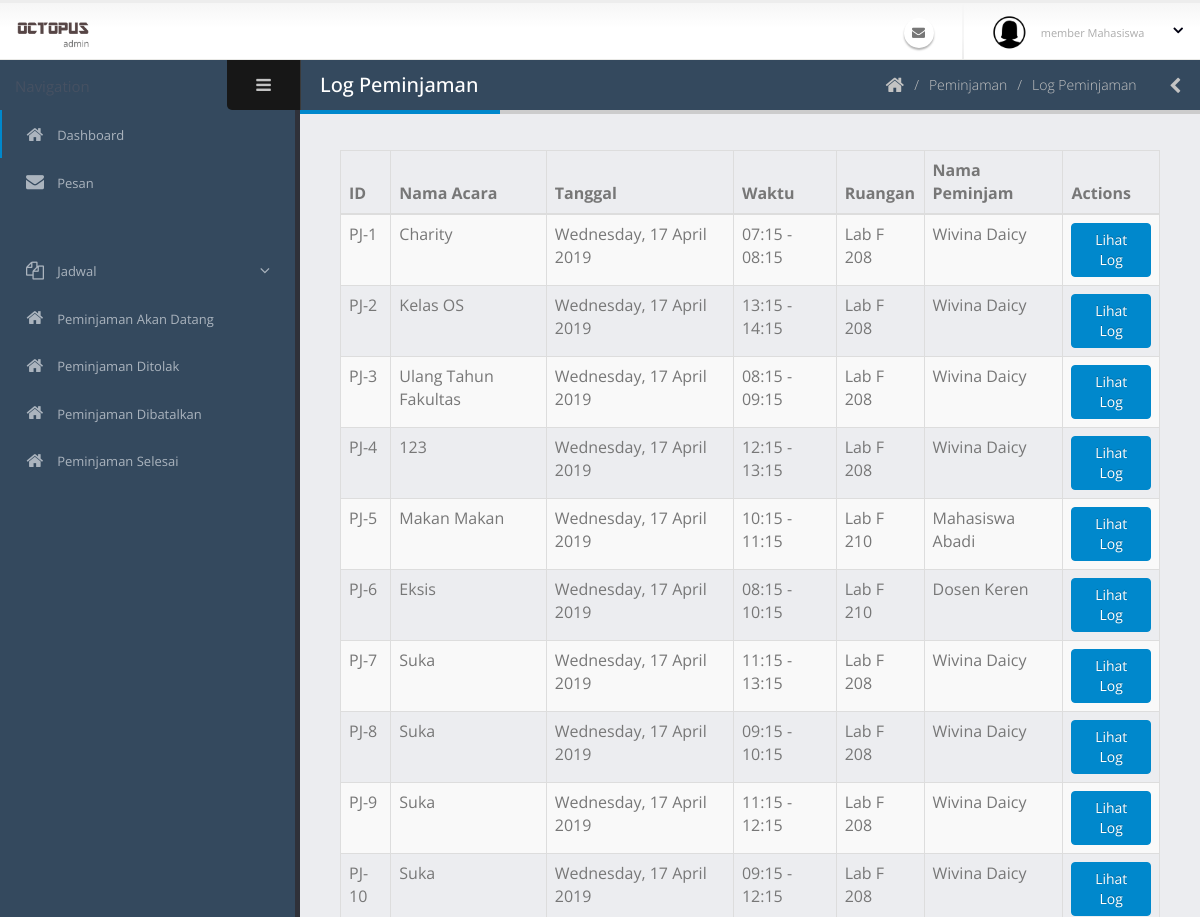
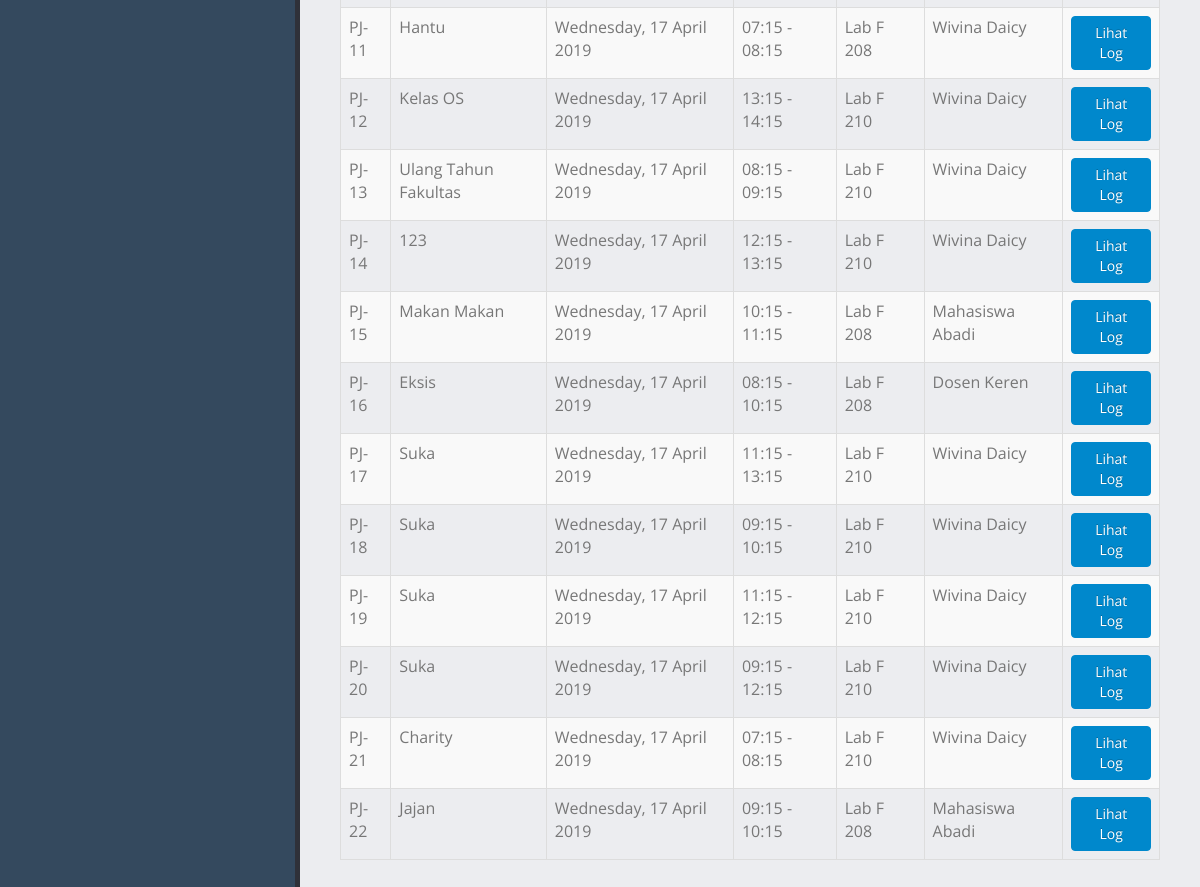
Before: /admin/logPeminjaman.php with the older database file (2 pictures, top to bottom).
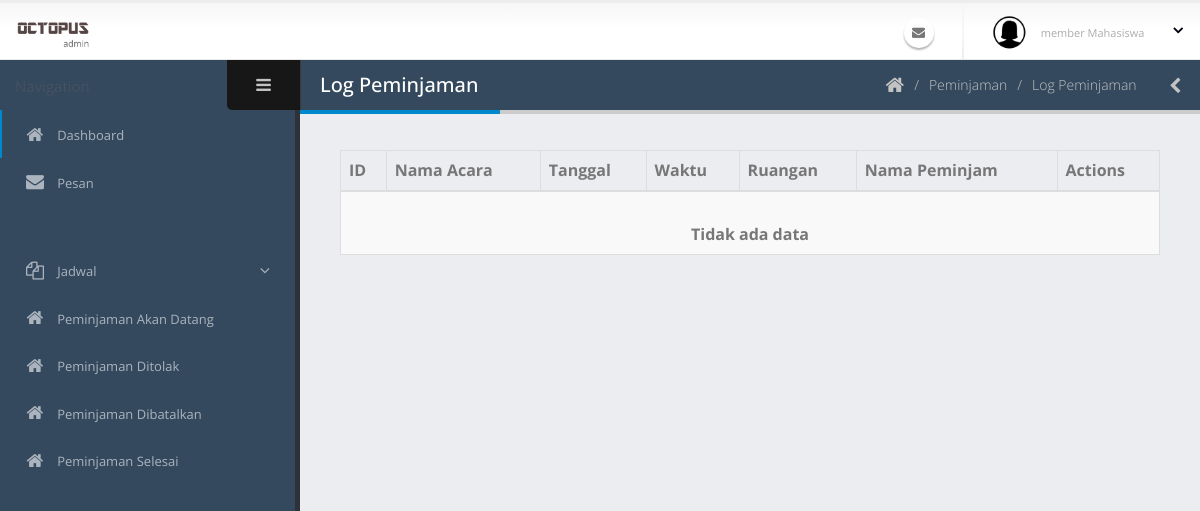
After: the same page with the newer database file.
### tables this page shows
CREATE TABLE `peminjaman` (
  `id_peminjaman` varchar(40) NOT NULL COMMENT 'PJ-0',
  `tanggal_peminjaman` date NOT NULL,
  `id_ruangan` varchar(40) NOT NULL,
  `waktu_mulai` time NOT NULL,
  `waktu_selesai` time NOT NULL,
  `id_pengguna` varchar(40) NOT NULL,
  `acara` varchar(70) NOT NULL,
  `jumlah_peserta` int(11) NOT NULL,
  `id_kategoriAcara` int(11) NOT NULL,
  `deskripsi_acara` text NOT NULL,
  `status_peminjaman` int(11) NOT NULL COMMENT '0:TUNGGU APPROVE, 1:APPROVED, 2:SEDANG DIPINJAM, 3:SELESAI, 4:TIDAK APPROVE 5:DIBATALKAN 6:TIMEOUT',
  `user_add` varchar(40) NOT NULL,
  `waktu_add` datetime NOT NULL,
  `user_edit` varchar(40) NOT NULL,
  `waktu_edit` datetime NOT NULL,
  `user_delete` varchar(40) NOT NULL,
  `waktu_delete` datetime NOT NULL,
  `status_delete` int(11) NOT NULL
);

CREATE TABLE `ruangan` (
  `id_ruangan` varchar(40) NOT NULL COMMENT 'R-0',
  `nama_ruangan` varchar(60) NOT NULL,
  `jenis_ruangan` int(11) NOT NULL COMMENT '1:LABORATORIUM, 2: MEETING ROOM',
  `gedung_lantai` varchar(20) NOT NULL,
  `kapasitas` int(11) NOT NULL,
  `deskripsi` text NOT NULL,
  `user_add` varchar(40) NOT NULL,
  `waktu_add` datetime NOT NULL,
  `user_edit` varchar(40) NOT NULL,
  `waktu_edit` datetime NOT NULL,
  `user_delete` varchar(40) NOT NULL,
  `waktu_delete` datetime NOT NULL,
  `status_delete` int(11) NOT NULL
);

CREATE TABLE `pengguna` (
  `id_pengguna` varchar(40) NOT NULL COMMENT 'USER-0',
  `email` varchar(50) NOT NULL,
  `kata_sandi` text NOT NULL,
  `nama_lengkap` varchar(60) NOT NULL,
  `jenis_kelamin` char(1) NOT NULL,
  `tanggal_lahir` date NOT NULL,
  `alamat` text NOT NULL,
  `no_hp` varchar(20) NOT NULL,
  `tanggal_masuk` date NOT NULL,
  `status_pengguna` int(11) NOT NULL COMMENT '1: SUPER ADMIN, 2: ADMIN, 3: MEMBER DOSEN, 4:MEMBER MAHASISWA',
  `status_daftar` int(11) NOT NULL COMMENT '0 =TIDAK AKTIF, 1=MENUNGGU APPROVE, 2=AKTIF',
  `user_add` varchar(40) NOT NULL,
  `waktu_add` datetime NOT NULL,
  `user_edit` varchar(40) NOT NULL,
  `waktu_edit` datetime NOT NULL,
  `user_delete` varchar(40) NOT NULL,
  `waktu_delete` datetime NOT NULL,
  `status_delete` int(11) NOT NULL
);

### admin/logPeminjaman.php (the view, shortened to what this page needs)
<?php include('../koneksi.php'); ?>
<?php include('req/head.php');?>
<?php include('req/header.php');?>
<?php include('req/leftbar.php');?>
	<section role="main" class="content-body">
		<header class="page-header">
			<h2>Log Peminjaman</h2>
			<div class="right-wrapper pull-right">
				<ol class="breadcrumbs">
					<li>
						<a href="index.php">
							<i class="fa fa-home"></i>
						</a>
					</li>
                    <li><span>Peminjaman</span></li>
                    <li><span>Log Peminjaman</span></li>
				</ol>
				<a class="sidebar-right-toggle" data-open="sidebar-right"><i class="fa fa-chevron-left"></i></a>
			</div>
		</header>
        <div class="table-responsive">
            <table class="table table-bordered table-striped mb-none" id="datatable-default">
                <thead>
                    <tr>
                        <th>ID</th>
                        <th>Nama Acara</th>
                        <th>Tanggal</th>
                        <th>Waktu</th>
                        <th>Ruangan</th>
                        <th>Nama Peminjam</th>
                        <th>Actions</th>
                    </tr>
                </thead>
                <tbody>
                <?php
                        $query = mysqli_query($koneksi, "SELECT * FROM peminjaman join ruangan join pengguna on ruangan.id_ruangan = peminjaman.id_ruangan AND pengguna.id_pengguna=peminjaman.id_pengguna order by peminjaman.waktu_edit desc");
if(mysqli_num_rows($query)==0){
    ?>
    <td colspan="7" style="text-align:center"><br><b>Tidak ada data</b></td>
<?php
}else{
                        while($data=mysqli_fetch_array($query)){
                            $time = $data['tanggal_peminjaman'];
                            $times = date("l, d F Y",strtotime($time));
                            $mulai = date("H:i",strtotime($data['waktu_mulai']));
                            $selesai = date("H:i",strtotime($data['waktu_selesai']));
                        ?>
                    <tr>
                        <td><?php echo $data['id_peminjaman'] ?></td>
                        <td><?php echo $data['acara'] ?></td>
                        <td><?php echo $times ?></td>
                        <td><?php echo $mulai . " - " . $selesai ?></td>
                        <td><?php echo $data['nama_ruangan'] ?></td>
                        <td><?php echo $data['nama_lengkap'] ?></td>
                        <td>
                           <a href="lihatLog.php?id=<?php echo $data['id_peminjaman'] ?>" class="btn btn-primary">Lihat Log</a>
                        </td>
                    </tr>
                    <?php }} ?>
                </tbody>
            </table>
        </div>
<?php include('req/endtitle.php');?>
<?php include('req/script.php');?>

Changed rows visible on the page:
removed peminjaman: id_peminjaman "PJ-1", acara "Charity", tanggal_peminjaman "Wednesday, 17 April 2019", waktu_mulai "07:15", waktu_selesai "08:15", id_ruangan.nama_ruangan "Lab F 208", id_pengguna.nama_lengkap "Wivina Daicy"
removed peminjaman: id_peminjaman "PJ-2", acara "Kelas OS", tanggal_peminjaman "Wednesday, 17 April 2019", waktu_mulai "13:15", waktu_selesai "14:15", id_ruangan.nama_ruangan "Lab F 208", id_pengguna.nama_lengkap "Wivina Daicy"
removed peminjaman: id_peminjaman "PJ-3", acara "Ulang Tahun Fakultas", tanggal_peminjaman "Wednesday, 17 April 2019", waktu_mulai "08:15", waktu_selesai "09:15", id_ruangan.nama_ruangan "Lab F 208", id_pengguna.nama_lengkap "Wivina Daicy"
removed peminjaman: id_peminjaman "PJ-4", acara "123", tanggal_peminjaman "Wednesday, 17 April 2019", waktu_mulai "12:15", waktu_selesai "13:15", id_ruangan.nama_ruangan "Lab F 208", id_pengguna.nama_lengkap "Wivina Daicy"
removed peminjaman: id_peminjaman "PJ-5", acara "Makan Makan", tanggal_peminjaman "Wednesday, 17 April 2019", waktu_mulai "10:15", waktu_selesai "11:15", id_ruangan.nama_ruangan "Lab F 210", id_pengguna.nama_lengkap "Mahasiswa Abadi"
removed peminjaman: id_peminjaman "PJ-6", acara "Eksis", tanggal_peminjaman "Wednesday, 17 April 2019", waktu_mulai "08:15", waktu_selesai "10:15", id_ruangan.nama_ruangan "Lab F 210", id_pengguna.nama_lengkap "Dosen Keren"
removed peminjaman: id_peminjaman "PJ-7", acara "Suka", tanggal_peminjaman "Wednesday, 17 April 2019", waktu_mulai "11:15", waktu_selesai "13:15", id_ruangan.nama_ruangan "Lab F 208", id_pengguna.nama_lengkap "Wivina Daicy"
removed peminjaman: id_peminjaman "PJ-8", acara "Suka", tanggal_peminjaman "Wednesday, 17 April 2019", waktu_mulai "09:15", waktu_selesai "10:15", id_ruangan.nama_ruangan "Lab F 208", id_pengguna.nama_lengkap "Wivina Daicy"
removed peminjaman: id_peminjaman "PJ-9", acara "Suka", tanggal_peminjaman "Wednesday, 17 April 2019", waktu_mulai "11:15", waktu_selesai "12:15", id_ruangan.nama_ruangan "Lab F 208", id_pengguna.nama_lengkap "Wivina Daicy"
removed peminjaman: id_peminjaman "PJ-10", acara "Suka", tanggal_peminjaman "Wednesday, 17 April 2019", waktu_mulai "09:15", waktu_selesai "12:15", id_ruangan.nama_ruangan "Lab F 208", id_pengguna.nama_lengkap "Wivina Daicy"
removed peminjaman: id_peminjaman "PJ-11", acara "Hantu", tanggal_peminjaman "Wednesday, 17 April 2019", waktu_mulai "07:15", waktu_selesai "08:15", id_ruangan.nama_ruangan "Lab F 208", id_pengguna.nama_lengkap "Wivina Daicy"
removed peminjaman: id_peminjaman "PJ-12", acara "Kelas OS", tanggal_peminjaman "Wednesday, 17 April 2019", waktu_mulai "13:15", waktu_selesai "14:15", id_ruangan.nama_ruangan "Lab F 210", id_pengguna.nama_lengkap "Wivina Daicy"
removed peminjaman: id_peminjaman "PJ-13", acara "Ulang Tahun Fakultas", tanggal_peminjaman "Wednesday, 17 April 2019", waktu_mulai "08:15", waktu_selesai "09:15", id_ruangan.nama_ruangan "Lab F 210", id_pengguna.nama_lengkap "Wivina Daicy"
removed peminjaman: id_peminjaman "PJ-14", acara "123", tanggal_peminjaman "Wednesday, 17 April 2019", waktu_mulai "12:15", waktu_selesai "13:15", id_ruangan.nama_ruangan "Lab F 210", id_pengguna.nama_lengkap "Wivina Daicy"
removed peminjaman: id_peminjaman "PJ-15", acara "Makan Makan", tanggal_peminjaman "Wednesday, 17 April 2019", waktu_mulai "10:15", waktu_selesai "11:15", id_ruangan.nama_ruangan "Lab F 208", id_pengguna.nama_lengkap "Mahasiswa Abadi"
removed peminjaman: id_peminjaman "PJ-16", acara "Eksis", tanggal_peminjaman "Wednesday, 17 April 2019", waktu_mulai "08:15", waktu_selesai "10:15", id_ruangan.nama_ruangan "Lab F 208", id_pengguna.nama_lengkap "Dosen Keren"
removed peminjaman: id_peminjaman "PJ-17", acara "Suka", tanggal_peminjaman "Wednesday, 17 April 2019", waktu_mulai "11:15", waktu_selesai "13:15", id_ruangan.nama_ruangan "Lab F 210", id_pengguna.nama_lengkap "Wivina Daicy"
removed peminjaman: id_peminjaman "PJ-18", acara "Suka", tanggal_peminjaman "Wednesday, 17 April 2019", waktu_mulai "09:15", waktu_selesai "10:15", id_ruangan.nama_ruangan "Lab F 210", id_pengguna.nama_lengkap "Wivina Daicy"
removed peminjaman: id_peminjaman "PJ-19", acara "Suka", tanggal_peminjaman "Wednesday, 17 April 2019", waktu_mulai "11:15", waktu_selesai "12:15", id_ruangan.nama_ruangan "Lab F 210", id_pengguna.nama_lengkap "Wivina Daicy"
removed peminjaman: id_peminjaman "PJ-20", acara "Suka", tanggal_peminjaman "Wednesday, 17 April 2019", waktu_mulai "09:15", waktu_selesai "12:15", id_ruangan.nama_ruangan "Lab F 210", id_pengguna.nama_lengkap "Wivina Daicy"
removed peminjaman: id_peminjaman "PJ-21", acara "Charity", tanggal_peminjaman "Wednesday, 17 April 2019", waktu_mulai "07:15", waktu_selesai "08:15", id_ruangan.nama_ruangan "Lab F 210", id_pengguna.nama_lengkap "Wivina Daicy"
removed peminjaman: id_peminjaman "PJ-22", acara "Jajan", tanggal_peminjaman "Wednesday, 17 April 2019", waktu_mulai "09:15", waktu_selesai "10:15", id_ruangan.nama_ruangan "Lab F 208", id_pengguna.nama_lengkap "Mahasiswa Abadi"
Other visible differences:
text now shown: "Tidak ada data"
